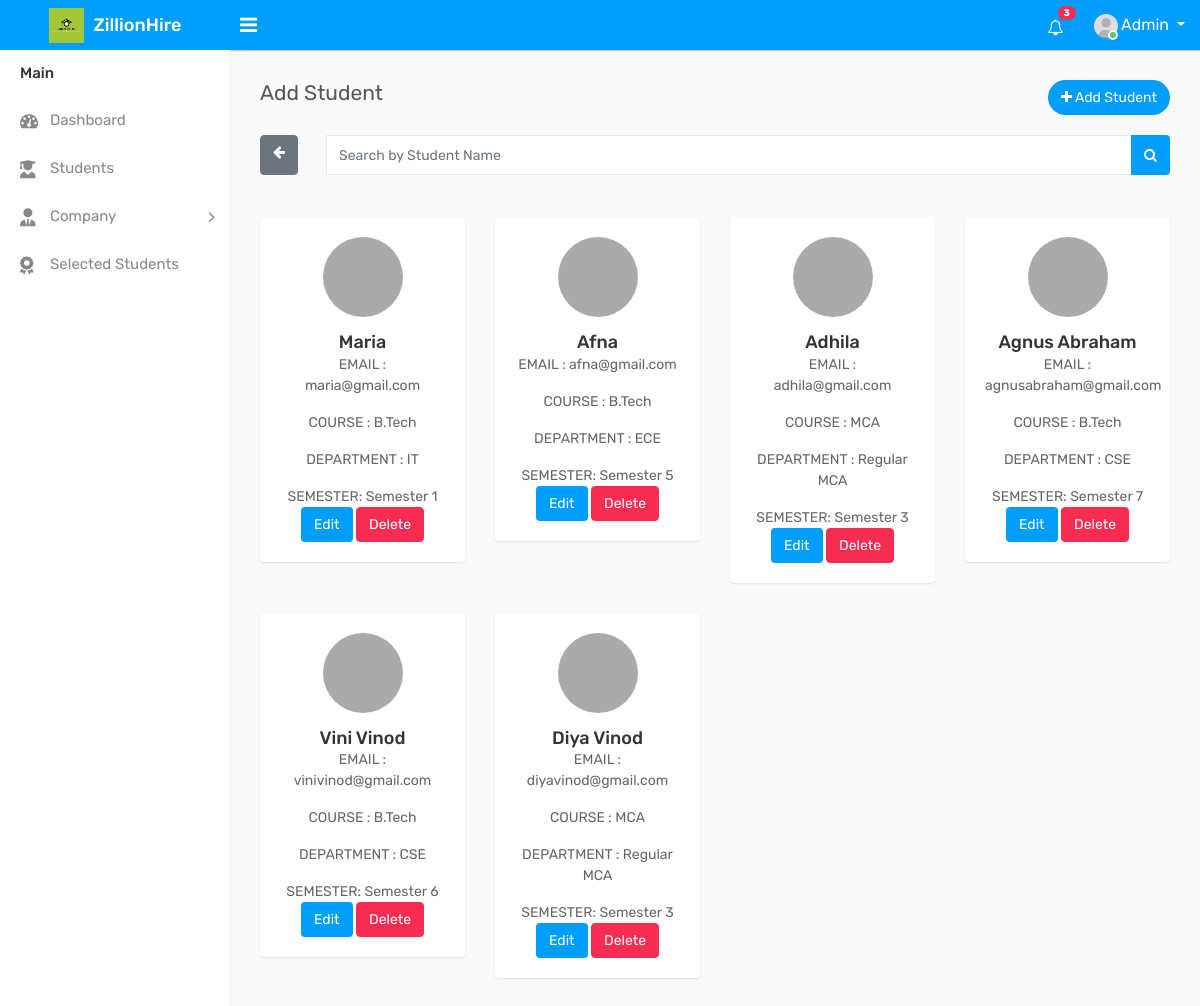
Screenshot of /admin_poststudent/ with the database file from the repository.
### website/models.py (models this page shows, shortened)
class Students(models.Model):
    sname = models.CharField(max_length=100)
    email = models.EmailField(max_length=100)
    course = models.CharField(max_length=50, choices=[('B.Tech', 'B.Tech'), ('MCA', 'MCA')])
    department = models.CharField(max_length=100, choices=[('ECE', 'ECE'), ('CSE', 'CSE'),('Integrated MCA', 'Integrated MCA'),('Regular MCA', 'Regular MCA')])
    semester = models.CharField(max_length=100, choices=[('Semester 1', 'Semester 1'), ('Semester 2', 'Semester 2'), ('Semester 3', 'Semester 3'), ('Semester 4', 'Semester 4'), ('Semester 5', 'Semester 5'), ('Semester 6', 'Semester 6'), ('Semester 7', 'Semester 7'), ('Semester 8', 'Semester 8'), ('Semester 9', 'Semester 9'), ('Semester 10', 'Semester 10')])
    is_active=models.BooleanField(default=True)

### website/views.py (the view)
# urls.py: path('admin_poststudent/', views.admin_poststudent, name='admin_poststudent'),
def admin_poststudent(request):
    stus=Students.objects.all()
    return render(request,'admin/admin_poststudent.html',{'stus': stus})

### templates/admin/admin_poststudent.html (shortened to what this page needs)
<!DOCTYPE html>
{% load static %}
<html lang="en">
<head>
    <link rel="stylesheet" type="text/css" href="{% static 'assets_admin/css/bootstrap.min.css'%}">
    <link rel="stylesheet" href="https://cdnjs.cloudflare.com/ajax/libs/font-awesome/5.15.3/css/all.min.css">
    <link rel="stylesheet" href="https://cdnjs.cloudflare.com/ajax/libs/font-awesome/6.3.0/css/all.min.css">
    <link rel="stylesheet" type="text/css" href="{% static 'assets_admin/css/font-awesome.min.css'%}">
    <link rel="stylesheet" type="text/css" href="{% static 'assets_admin/css/select2.min.css'%}">
    <link rel="stylesheet" type="text/css" href="{% static 'assets_admin/css/bootstrap-datetimepicker.min.css'%}">
    <link rel="stylesheet" type="text/css" href="{% static 'assets_admin/css/style.css'%}">
</head>
<body>
    <div class="main-wrapper">
        <div class="header">
            <div class="header-left">
                <a href="{% url 'admin_index2' %}" class="logo">
                    <img src="{% static 'assets_admin/img/logo.png' %}" width="35" height="35" alt=""> <span>ZillionHire</span>
                </a>
            </div>
            <a id="toggle_btn" href="javascript:void(0);"><i class="fa fa-bars"></i></a>
            <ul class="nav user-menu float-right">
                <li class="nav-item dropdown d-none d-sm-block">
                    <a href="#" class="dropdown-toggle nav-link" data-toggle="dropdown"><i class="fa fa-bell-o"></i> <span class="badge badge-pill bg-danger float-right">3</span></a>
                </li>
                <li class="nav-item dropdown has-arrow">
                    <a href="#" class="dropdown-toggle nav-link user-link" data-toggle="dropdown">
                        <span class="user-img">
                            <img class="rounded-circle" src="{% static 'assets_admin/img/user.jpg' %}" width="24" alt="Admin">
                            <span class="status online"></span>
                        </span>
                        <span>Admin</span>
                    </a>
                </li>
            </ul>
        </div>
        <div class="sidebar" id="sidebar">
            <div class="sidebar-inner slimscroll">
                <div id="sidebar-menu" class="sidebar-menu">
                    <ul>
                        <li class="menu-title">Main</li>
                        <li>
                            <a href="{% url 'admin_index2' %}"><i class="fa fa-dashboard"></i> <span>Dashboard</span></a>
                        </li>
                        <li>
                            <a href="{% url 'admin_poststudent' %}"><i class="fa-solid fa-user-graduate"></i> <span>Students</span></a>
                        </li>
                        <li class="submenu" class="active">
                            <a href="#"><i class="fas fa-user-tie"></i> <span> Company </span> <span class="menu-arrow"></span></a>
                        </li>
                        <li>
                            <a href="{% url 'admin_poststudent' %}"><i class="fa-solid fa-award"></i> <span>Selected Students</span></a>
                        </li>
                    </ul>
                    </div>
                </div>
            </div>
        <div class="page-wrapper">
            <div class="content">
                <div class="row">
                    <div class="col-sm-4 col-3">
                        <h4 class="page-title">Add Student</h4>
                    </div>
                    <div class="col-sm-8 col-9 text-right m-b-20">
                        <a href="{% url 'addstudents' %}" class="btn btn-primary btn-rounded float-right"><i class="fa fa-plus"></i> Add Student</a>
                    </div>
                </div>
                <div class="row">
                    <div class="col-md-12">
                        <form id="search-form" method="GET" action="{% url 'search_student' %}">
                            <div class="input-group">
                                <a href="{% url 'admin_poststudent' %}" class="btn btn-secondary"><i class="fa fa-arrow-left"></i></a>&ensp;&ensp;&ensp;&ensp;
                                <input type="text" class="form-control" name="studentname" placeholder="Search by Student Name">
                                <div class="input-group-append">
                                    <button class="btn btn-primary" type="submit"><i class="fa fa-search"></i> </button>
                                </div>
                            </div>
                        </form>
                    </div>
                </div><br><br>
                <div class="row doctor-grid">
                    {% for stu in stus %}
                    {% if stu.is_active %}
                    <div class="col-md-4 col-sm-4 col-lg-3">
                        <div class="profile-widget">
                            <div class="doctor-img">
                                <a class="avatar" href="profile.html"><img alt="" src="{{ ashaworker.profile_photo.url }}"></a>
                            </div>
                            <h4 class="doctor-name text-ellipsis"><a href="profile.html">{{ stu.sname }}</a></h4>
                            <div>
                                <p class="card-text">EMAIL : {{ stu.email }}</p>
                                <p class="card-text">COURSE : {{ stu.get_course_display }}</p>
                                <p class="card-text">DEPARTMENT : {{ stu.get_department_display }}</p>
                                <p class="card-text">SEMESTER: {{ stu.get_semester_display }}</p>
                            </div>
                            <div class="edit-delete-buttons">
                                <a href="{% url 'edit_student' stu.id %}" class="btn btn-primary">Edit</a>
                                <a href="{% url 'delete_student' stu.id %}" class="btn btn-danger">Delete</a>
                            </div>
                        </div>
                    </div>
                    {% endif %}
                    {% endfor %}
                </div>
            </div>
        </div>
    </div>
</body>
</html>

### rows the page displays
Students: sname "Maria", email "maria@gmail.com", course "B.Tech", department "IT", semester "Semester 1"
Students: sname "Afna", email "afna@gmail.com", course "B.Tech", department "ECE", semester "Semester 5"
Students: sname "Adhila", email "adhila@gmail.com", course "MCA", department "Regular MCA", semester "Semester 3"
Students: sname "Agnus Abraham", email "agnusabraham@gmail.com", course "B.Tech", department "CSE", semester "Semester 7"
Students: sname "Vini Vinod", email "vinivinod@gmail.com", course "B.Tech", department "CSE", semester "Semester 6"
Students: sname "Diya Vinod", email "diyavinod@gmail.com", course "MCA", department "Regular MCA", semester "Semester 3"
